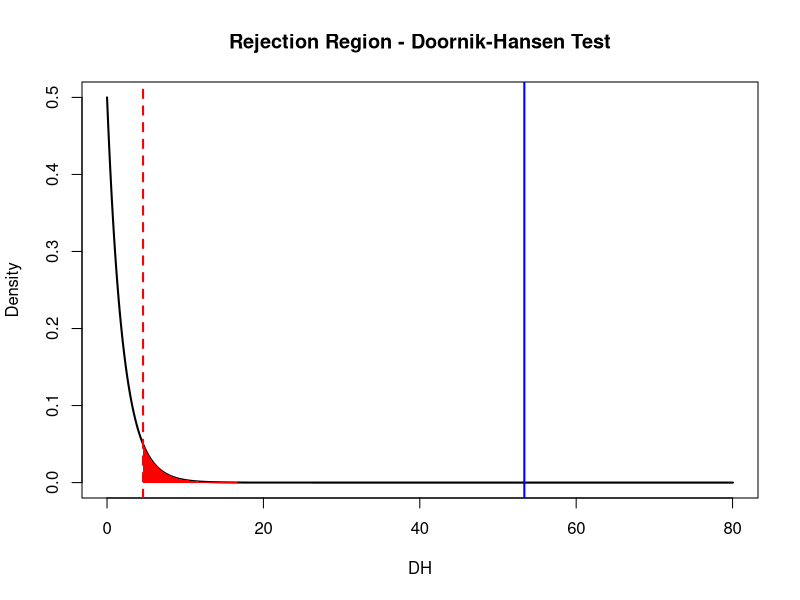

This figure's R source:
## ---- chunk 1
    data(iris) 
    tail(iris)
    dim(iris)
## ---- chunk 2
    X <- as.matrix(iris[,1:4])
    n <- 150
    p <- 4 
    I <- diag(n)
    Jn <- matrix(1, nrow = n, ncol = n) 
    Xc <- (I - 1/n*Jn)%*%X
    XcT <- t(Xc)
    S <- 1/(n-1) * (XcT%*%Xc)
    # This is the easiest way. However we do it, as before because is better to understand.
    SAuto <- cov(X)

    if (isTRUE(all.equal(S, SAuto))) {
        print("We got the same results")
    }
## ---- chunk 3
    SInvert = solve(S)
    M = Xc%*%SInvert%*%XcT
## ---- chunk 4
    b1p <- 0

    for (i in 1:nrow(M)) {
        for (j in 1:ncol(M)) {
            
            element <- (1/(n^2)) * (M[i, j])^3
            
            b1p <- b1p + element
            
        }
    }
## ---- chunk 5
    EAS <- (n/6 * b1p)
    df_skew <- (p*(p+1)*(p+2))/6

    Z1 <- (EAS - df_skew) / sqrt(2*df_skew)
## ---- chunk 6
    b2p <- (1/n) * sum(diag(M)^2)
    Z2 <- (b2p - p*(p+2))/sqrt(8*p*(p+2)/n)
## ---- chunk 7
 DH = Z1^2 + Z2^2
## ---- chunk 8
    df <-2 
    alpha<-0.1
    crit <- qchisq(1 - alpha, df)

    x <- seq(0, max(DH, crit)*1.5, length=1000)
    y <- dchisq(x, df)

    plot(x, y, type="l", lwd=2, main="Rejection Region - Doornik-Hansen Test", xlab="DH", ylab="Density")

    x_rej <- seq(crit, max(x), length=500)
    y_rej <- dchisq(x_rej, df)

    polygon(c(crit, x_rej, max(x)), c(0, y_rej, 0), col="red", border=NA)

    abline(v=crit, col="red", lwd=2, lty=2)
    abline(v=DH, col="blue", lwd=2)
